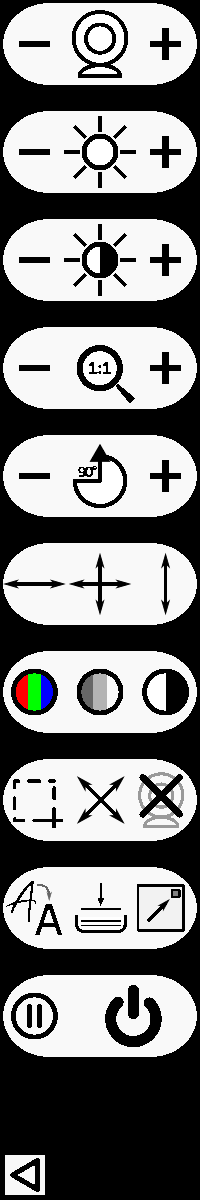
#> input picture support/m_inactive.png, 200 x 1200 px
$ python png2bytestring.py
#> lines starting #> are read from the running program, lines starting #| are printed output that depends on the picture
#!/usr/bin/env python

import cv2
import os
import pyperclip


os.system('clear')
imgstr = cv2.imencode('.png', cv2.imread('m_inactive.png', -1))[1].tobytes()
print(imgstr)
#> (printed output is left out)
pyperclip.copy(str(imgstr))
input("inactive UI image string copied to clipboard (and printed above)... Continue?")
#> the answer given: m_inactive.png

os.system('clear')
imgstr = cv2.imencode('.png', cv2.imread('m_disabled.png', -1))[1].tobytes()
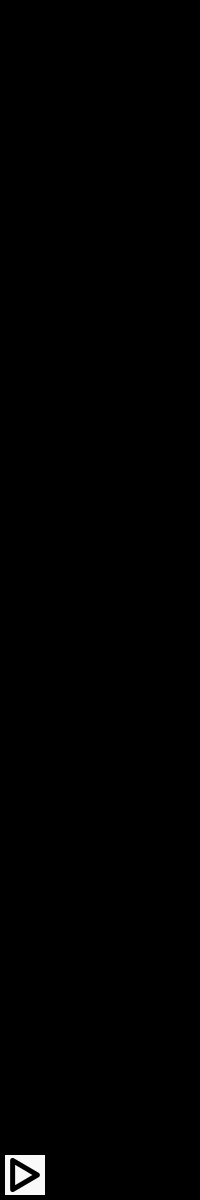
#> input picture support/m_disabled.png, 200 x 1200 px
print(imgstr)
pyperclip.copy(str(imgstr))
input("disabled UI image string copied to clipboard (and printed above)... Continue?")
#> the answer given: m_disabled.png


os.system('clear')
imgstr = cv2.imencode('.png', cv2.imread('m_placeholder.png', -1))[1].tobytes()
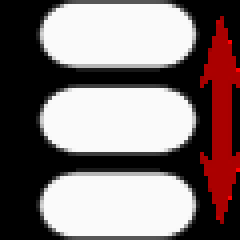
#> input picture support/m_placeholder.png, 60 x 60 px (shown 4 times larger)
print(imgstr)
pyperclip.copy(str(imgstr))
input("placeholder for UI image string copied to clipboard (and printed above)... Continue?")
#> the answer given: m_placeholder.png

# [5 lines of commented-out code are left out]
